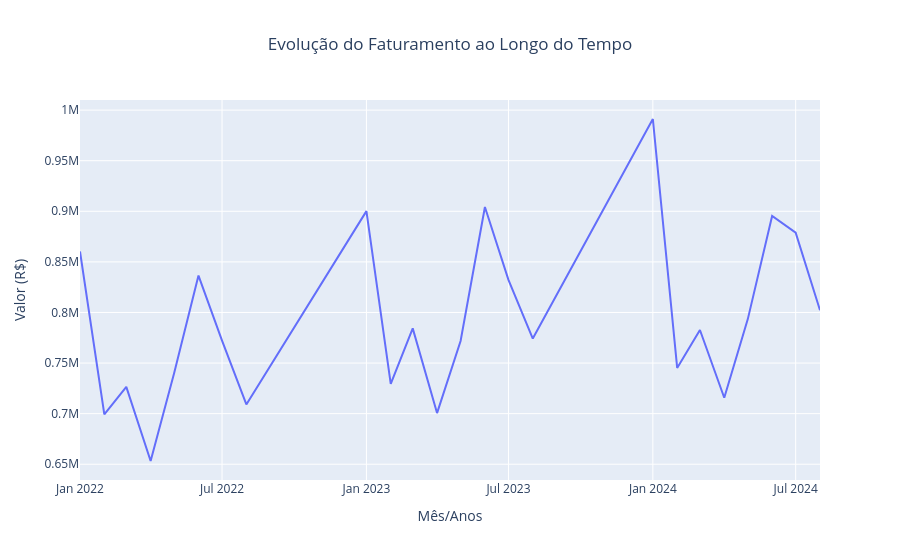

Notebook code cell kept with this figure:
### Markdown cell above
### Etapa 7. Gráficos

### Code cell
# Cria o Gráfico analisar a tendência ao longo do tempo:
grafico_faturament_mes_ano = px.line(
    vendas_mes, 
    x="Mes/Ano", 
    y="Valor",
    title="Evolução do Faturamento ao Longo do Tempo"
    )

# Centralizando as informações no gráfico:
grafico_faturament_mes_ano.update_layout(
    title_x=0.5,
    title_xanchor='center',
    yaxis_title="Valor (R$)",
    xaxis_title="Mês/Anos"
)
grafico_faturament_mes_ano.show()

### Figure 1 — Plotly figure (JSON) as saved in the notebook; plotly's stock layout.template omitted (floating-point values rounded to 4 significant figures)
{"data": [{"hovertemplate": "Mes/Ano=%{x}<br>Valor=%{y}<extra></extra>", "legendgroup": "", "line": {"color": "#636efa", "dash": "solid"}, "marker": {"symbol": "circle"}, "mode": "lines", "name": "", "orientation": "v", "showlegend": false, "type": "scatter", "x": ["2022-01", "2022-02", "2022-03", "2022-04", "2022-05", "2022-06", "2022-07", "2022-08", "2023-01", "2023-02", "2023-03", "2023-04", "2023-05", "2023-06", "2023-07", "2023-08", "2024-01", "2024-02", "2024-03", "2024-04", "2024-05", "2024-06", "2024-07", "2024-08"], "xaxis": "x", "y": [860363, 699377, 726418, 653198, 740103, 836465, 772177, 709065, 900155, 729400.0, 784300.0, 700600.0, 771800.0, 904200.0, 832200.0, 774200.0, 991200.0, 745200.0, 782700.0, 715700.0, 793400.0, 895400.0, 878900.0, 802200.0], "yaxis": "y"}], "layout": {"legend": {"tracegroupgap": 0}, "title": {"text": "Evolução do Faturamento ao Longo do Tempo", "x": 0.5, "xanchor": "center"}, "xaxis": {"anchor": "y", "domain": [0, 1], "title": {"text": "Mês/Anos"}}, "yaxis": {"anchor": "x", "domain": [0, 1], "title": {"text": "Valor (R$)"}}}}
